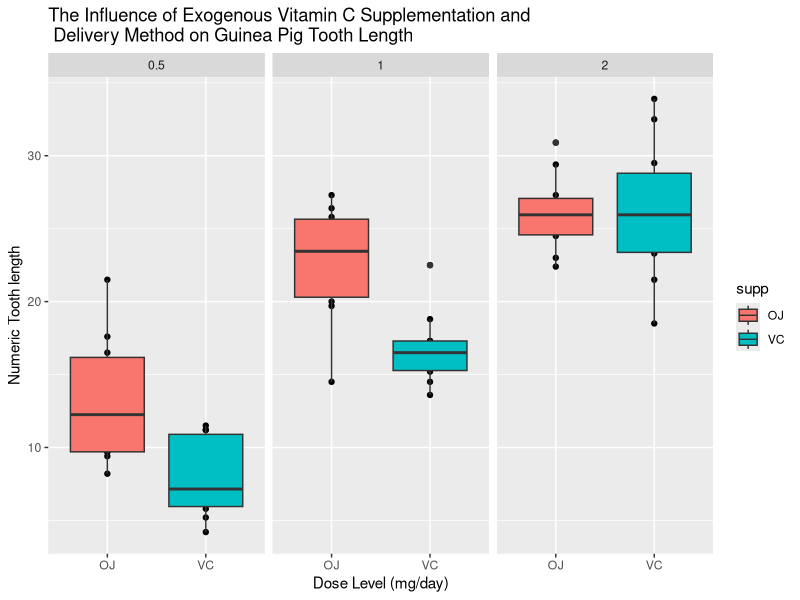

Generate this figure with R:
## ---- chunk 1
apply(Titanic, c(3,4), sum)
## ---- chunk 2
x <- 52
y <- 57
z <- x + y
z
## ---- chunk 3
x <- 1438
y <- 654
z <- x + y
z
## ---- chunk 4
apply(Titanic, c(2,3), sum)
## ---- chunk 5
apply(Titanic, c(3, 4), sum)
## ---- chunk 6
x <- 57
y <- 52 + 57
z <- x / y
z
## ---- chunk 7
x <- 654
y <- 1438 + 654
z <- x / y
z
## ---- chunk 8
apply(Titanic, c(1, 4), sum)
## ---- chunk 9
x <- 203
y <- 122 + 203
z <- x / y
z
## ---- chunk 10
x <- 118
y <- 167 + 118
z <- x / y
z
## ---- chunk 11
x <- 178
y <- 528 + 178
z <- x / y
z
## ---- chunk 12
x <- 212
y <- 673 + 212
z <- x / y
z
## ---- chunk 13
library(tidyverse)
library(ggplot2)
# These packages must being loaded into R to run the following code
## ---- chunk 14
ToothGrowth <- read.table("guinea_pigs_tooth_growth.txt", header = TRUE)
## ---- chunk 15
str(ToothGrowth)
## ---- chunk 16
qplot(supp,len,data=ToothGrowth, facets=~dose, main="The Influence of Exogenous Vitamin C Supplementation and \n Delivery Method on Guinea Pig Tooth Length",xlab="Dose Level (mg/day)", ylab="Numeric Tooth length") + geom_boxplot(aes(fill = supp))
